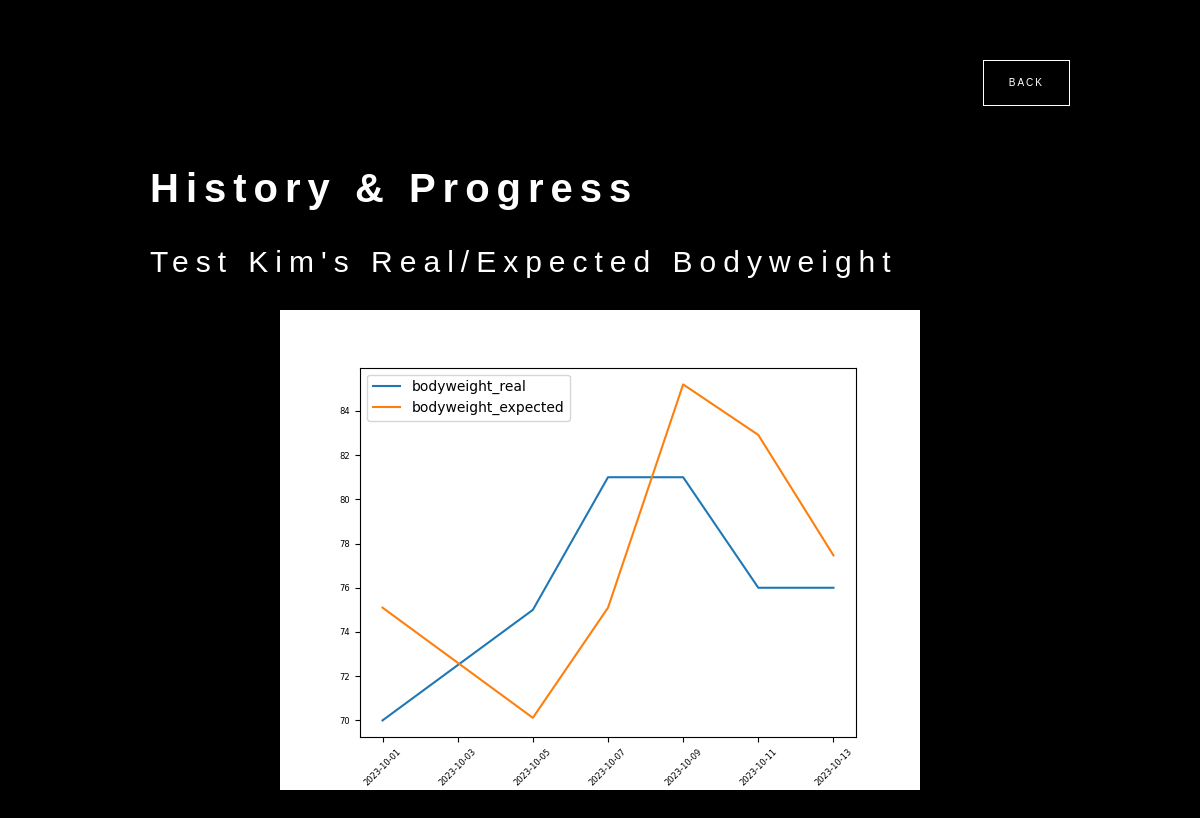
Before: /member/history_and_progress/ (signed in) with the older database file.
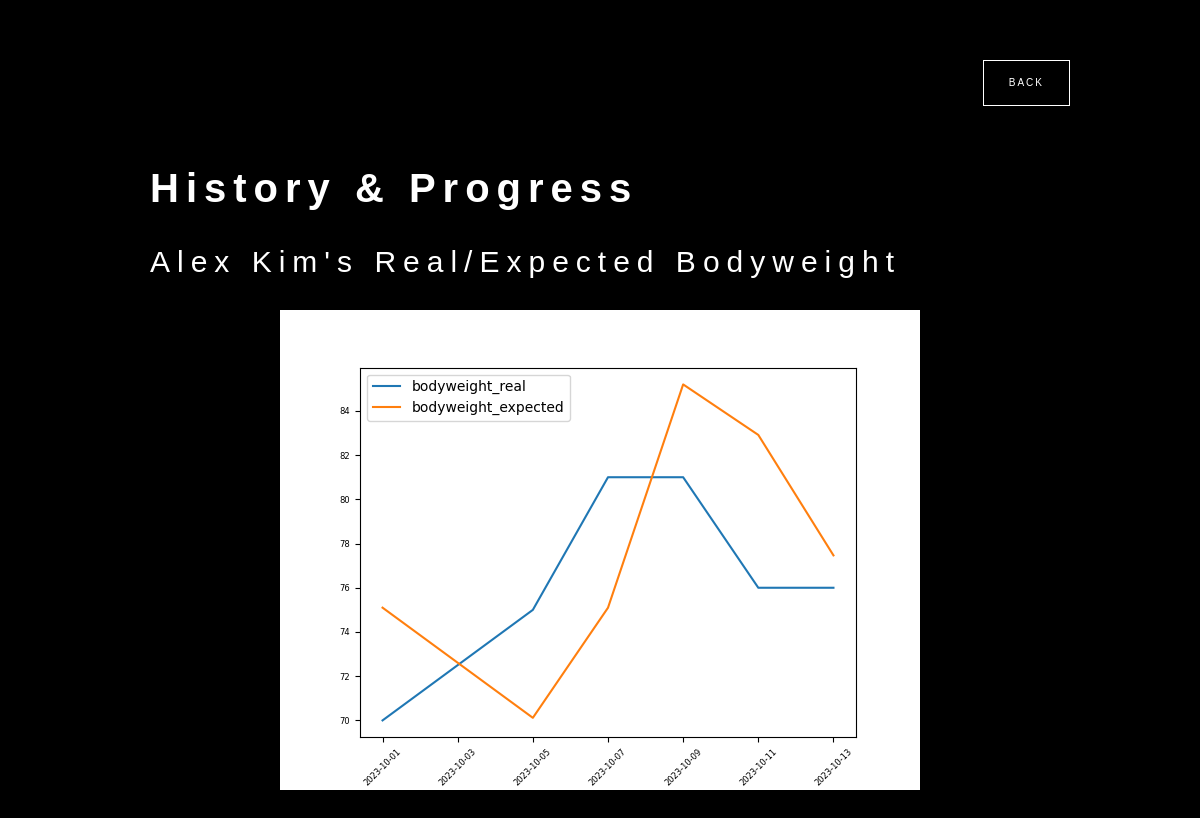
After: the same page with the newer database file.
### member/models.py (models this page shows, shortened)
class User(AbstractBaseUser):
    member_id = models.CharField(
        verbose_name='member_id',
        max_length=80,
        unique=True,
        blank=False,
    )
    authority = models.IntegerField(
        default=0,
    )
    name = models.CharField(
        max_length=30,
        default='noname',
    )
    age = models.IntegerField(
        default=20,
    )
    gender = models.CharField(
        max_length=6,
        default='Male',
        choices=(('Male', 'Male'), ('Female', 'Female'))
    )
    height = models.IntegerField(
        default=170,
    )
    is_active = models.BooleanField(default=True)
    is_admin = models.BooleanField(default=False)
    objects = UserManager()
    USERNAME_FIELD = 'member_id'
    REQUIRED_FIELDS = []

### member/views.py (the view)
# urls.py: path('history_and_progress/', member_history_and_progress, name='member_history_and_progress'),
@csrf_exempt
def member_history_and_progress(request):
    if request.method == 'POST':
        if 'back' in request.POST:
            return redirect('/member/member_main/')
    member = auth.get_user(request)
    member_height = member.height
    member_workout_bodyweight_list = Workout.objects.filter(member_id=member.member_id, workout='bodyweight').order_by('date')
    member_date_list = [a.date for a in member_workout_bodyweight_list]
    member_bodyweight_list = [a.reps for a in member_workout_bodyweight_list]
    member_workout_alone_list = Workout.objects.filter(member_id=member.member_id).order_by('date')
    member_workout_alone_list = [w for w in member_workout_alone_list if w.class_pk[0]=='0']
    member_workout_alone_wo_bodyweight_list = [a for a in member_workout_alone_list if a.workout !='bodyweight']
    member_alone_workout_bodyweight_list = Workout.objects.filter(member_id=member.member_id, workout='bodyweight', class_pk='00').order_by('date')
    member_alone_bodyweight_list = [a.reps for a in member_alone_workout_bodyweight_list]
    member_alone_date_list = [a.date for a in member_alone_workout_bodyweight_list]
    expected_bodyweight_list = []
    for idx in range(len(member_alone_date_list)):
        if idx==0:
            prev_bmi_grade = "04"
            prev_bodyweight = int(24.9*((int(member_height)/100.0) ** 2))
        else:
            prev_date = member_alone_date_list[idx-1]
            prev_bodyweight = member_alone_bodyweight_list[idx-1]
            prev_bmi_grade = int(prev_bodyweight) / ((int(member_height)/100.0) ** 2)
        curr_date = member_alone_date_list[idx]
        curr_date_workout_list = [a for a in member_workout_alone_wo_bodyweight_list if a.date==curr_date]
        print(curr_date)
        print(curr_date_workout_list)
        curr_bmi_grade = curr_date_workout_list[0].class_pk
        curr_date_completion_rate_list = [a.completion_rate for a in curr_date_workout_list]
        curr_date_mean_completion_rate = sum(curr_date_completion_rate_list)*1.0/len(curr_date_completion_rate_list)
        trend = 0
        if idx<3:
            trend = 0
        else:
            prev_bodyweight_list = member_alone_bodyweight_list[:idx+1]
            growth_rate_list = []
            for i in range(1, idx+1):
                growth_rate_list.append((prev_bodyweight_list[i]-prev_bodyweight_list[i-1])/prev_bodyweight_list[i-1])
            trend = sum(growth_rate_list)/len(growth_rate_list)
        if prev_bmi_grade in ['05', '06', '07', '08']:
            expected_bodyweight = (prev_bodyweight - (curr_date_mean_completion_rate / 1000.0)) * (1+trend)
        else:
            expected_bodyweight = (prev_bodyweight + (curr_date_mean_completion_rate / 1000.0)) * (1+trend)
        expected_bodyweight_list.append(expected_bodyweight)
    real_bodyweight_df = pd.DataFrame(index = member_date_list)
    real_bodyweight_df['bodyweight_real'] = member_bodyweight_list
    expected_bodyweight_df = pd.DataFrame(index = member_alone_date_list)
    expected_bodyweight_df['bodyweight_expected'] = expected_bodyweight_list
    total_df = pd.merge(real_bodyweight_df, expected_bodyweight_df, left_index=True, right_index=True, how='left')
    figure = total_df.plot(kind='line', legend=True, rot=45, fontsize=6).get_figure()
    from pathlib import Path
    BASE_DIR = Path(__file__).resolve().parent.parent
    figure.savefig(os.path.join(BASE_DIR, 'static') + "/images/figure.png")
    return render(request, 'member-history-and-progress-page.html', {
        'member': member,
    })

### workout/models.py (called while the page is built)
    def __str__(self):
        return str(self.date) + ": " + str(self.member_id) + ": " + str(self.workout) + ": " + str(self.set)

### member/templates/member-history-and-progress-page.html (shortened to what this page needs)
<!DOCTYPE html>
<html data-wf-page="64b2e5a62a8a72a3d73e915b" data-wf-site="64aabb5a9d5b566a4dfebda3">
<head>
  {% load static %}
  <link href="{% static 'css/normalize.css' %}" rel="stylesheet" type="text/css">
  <link href="{% static 'css/webflow.css' %}" rel="stylesheet" type="text/css">
  <link href="{% static 'css/crossfit-facility-webapp-webflow.css' %}" rel="stylesheet" type="text/css">
</head>
<body class="body-4">
<form method="POST"> {% csrf_token %}
  <section>
    <div data-animation="default" data-collapse="medium" data-duration="400" data-easing="ease" data-easing2="ease" role="banner" class="navbar-logo-center-container shadow-three w-nav">
      <div class="container-4">
        <div class="navbar-wrapper-three">
          <a href="#" class="navbar-brand-three w-nav-brand"></a>
          <nav role="navigation" class="nav-menu-wrapper-three w-nav-menu">
            <div class="nav-menu-three">
              <ul role="list" class="nav-menu-block w-list-unstyled">
                <li class="mobile-margin-top-10">
                  <button type="submit" name="back" class="get-start-butto w-button">Back</button>
                </li>
              </ul>
            </div>
          </nav>
        </div>
      </div>
    </div>
  </section>
  <div class="w-layout-blockcontainer member_history_title_container w-container">
    <h1 class="member_history_title_heading">History &amp; Progress</h1>
  </div>
  <div class="w-layout-blockcontainer member_history_subtitle_container w-container">
    <h1 class="member_history_subtitle_heading">{{ member.name }}'s Real/Expected Bodyweight</h1>
  </div>
  <div class="w-layout-blockcontainer container-centered w-container">
      <div><img src="/static/images/figure.png" class="img-fluid"></div>
  </div>
</form>
</body>
</html>

Changed rows visible on the page:
changed User: name "Test Kim" → "Alex Kim"
